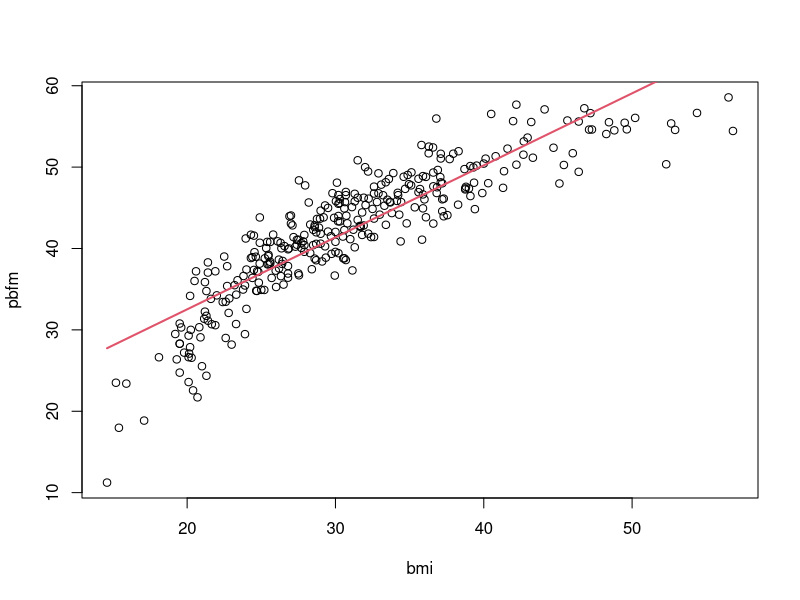
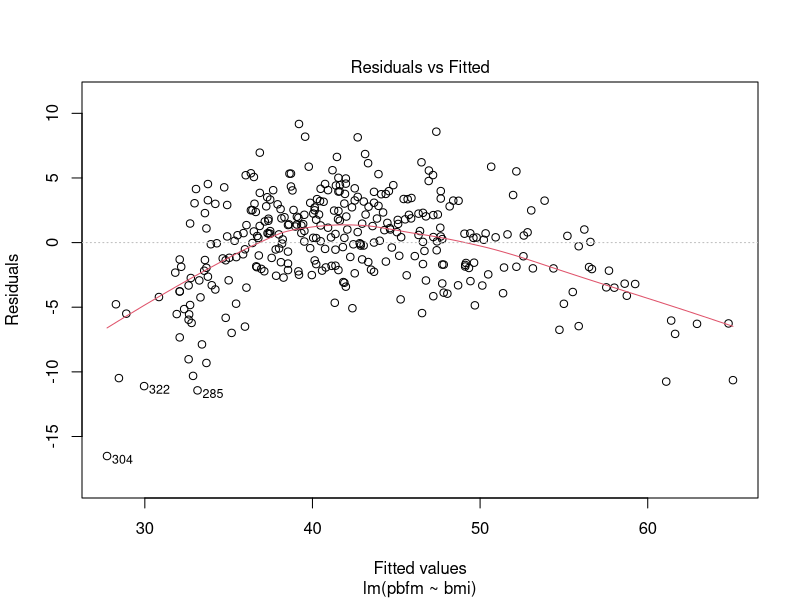
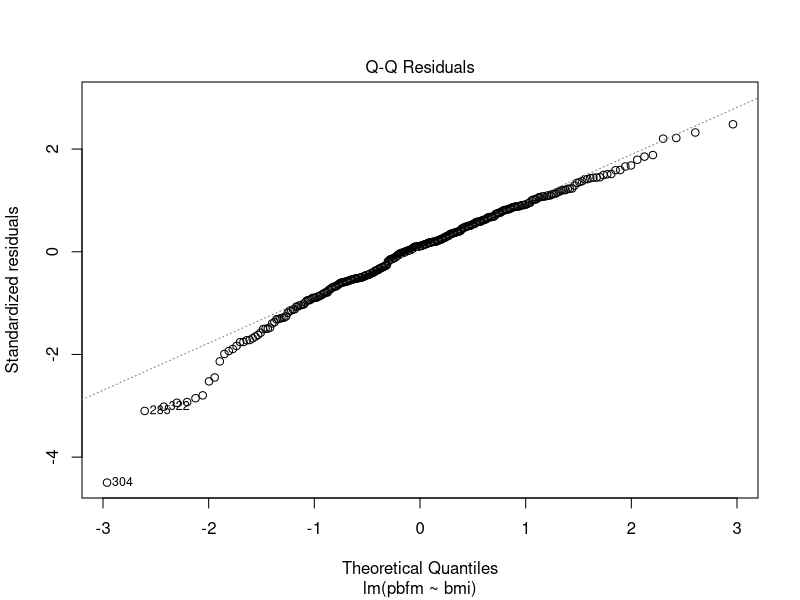
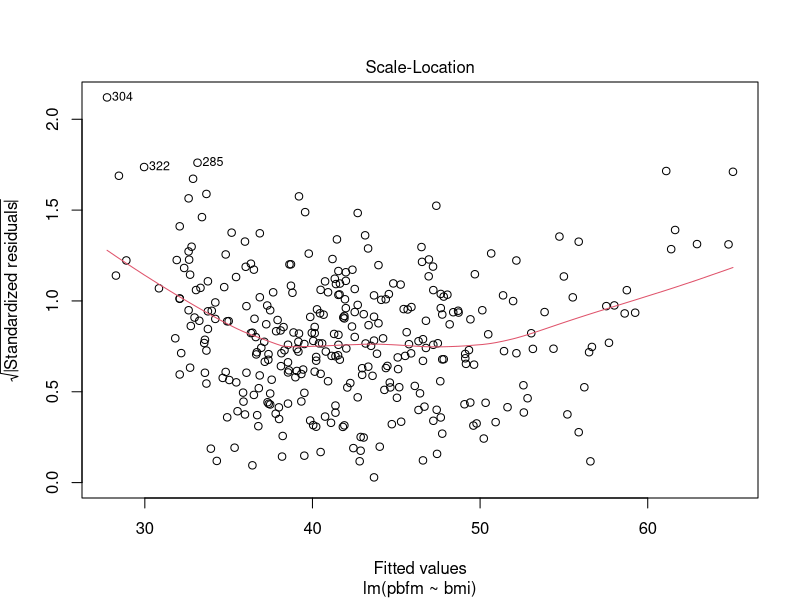
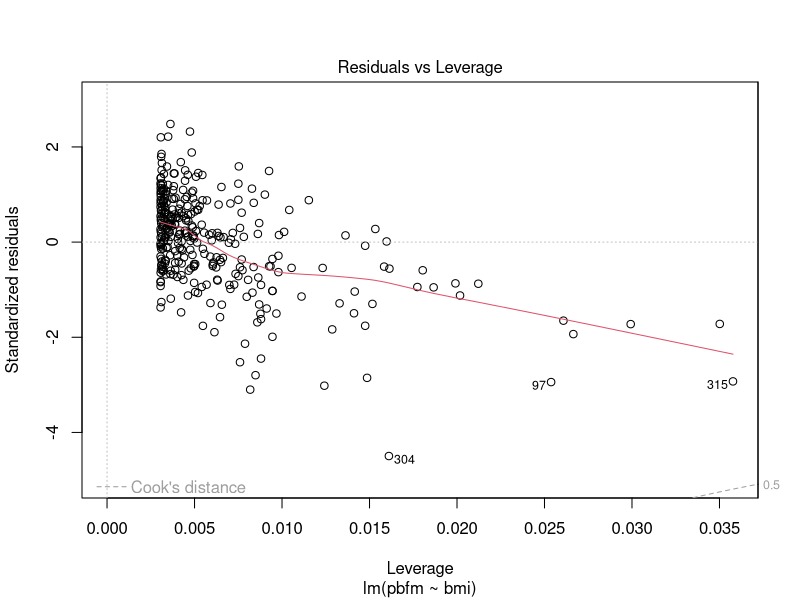
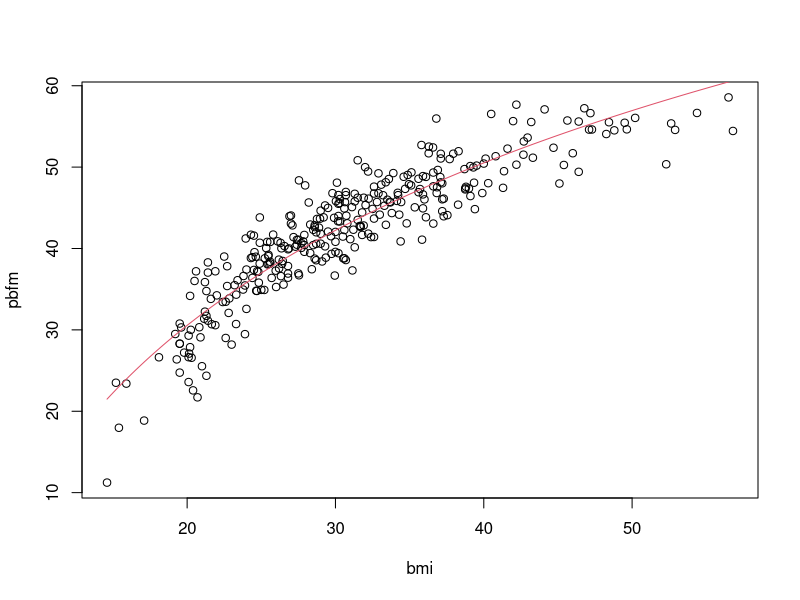
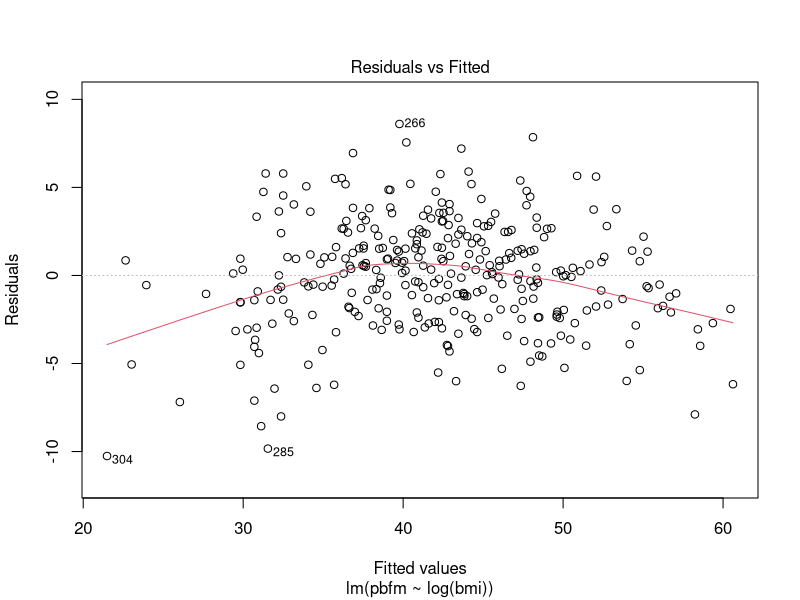
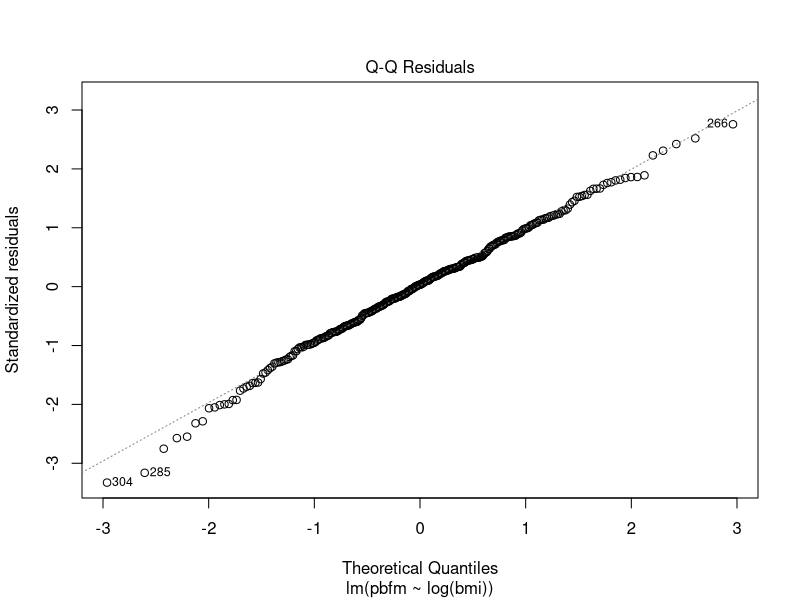

The R script that drew these images, in order:
## ---- chunk 1
# Getting data
res_bodyfat <- read.csv("res_bodyfat/res_bodyfat.csv")
attach(res_bodyfat)
## ---- chunk 2
plot(bmi, pbfm)
fit.simpleLinear <- lm(pbfm ~ bmi)
print(summary(fit.simpleLinear))
x = (seq(min(bmi), max(bmi), length = 200))
beta = coef(fit.simpleLinear)
lines(x, beta[1] + beta[2]* x, col = 2, lty = 1, lwd = 2)
## ---- chunk 3
plot(fit.simpleLinear)

## ---- chunk 4

fit.log <- lm(pbfm ~ log(bmi))
print(summary(fit.log))
beta = coef(fit.log)

x = log(seq(min(bmi), max(bmi), length = 200))
plot(bmi, pbfm)

lines(exp(x),( beta[1] + beta[2]* x), col = 2) 

## ---- chunk 5
plot(fit.log)
## ---- chunk 6
fit.quad<- lm(pbfm ~ bmi + I(bmi^2))
print(summary(fit.quad))
beta = coef(fit.quad)

x = (seq(min(bmi), max(bmi), length = 200))
plot(bmi, pbfm)
#points(bmi, pbfm)
lines(x, beta[1] + beta[2]*x + beta[3]*x^2, col=2)
## ---- chunk 7
plot(fit.quad)
## ---- chunk 8
max.p = 10
n = 4

for (i in 1:max.p){
  for(j in 1:n){
    
  }
}
